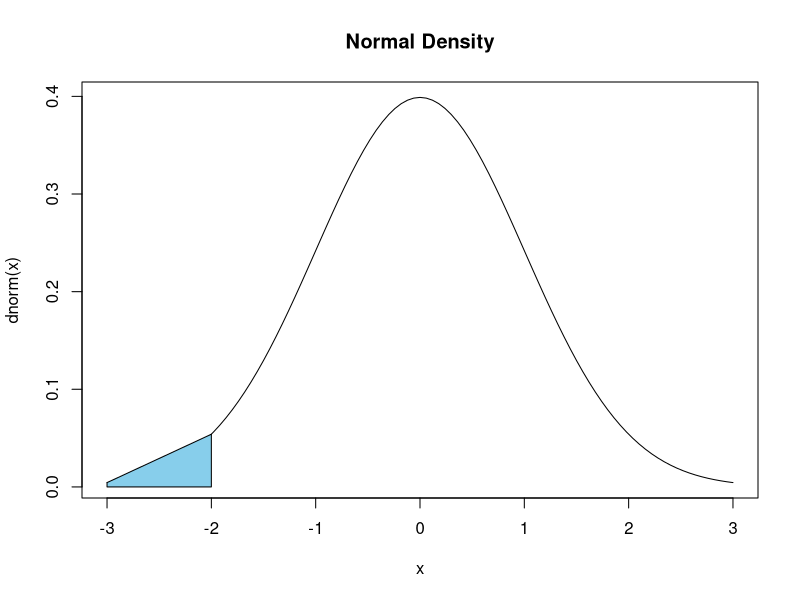

The R source for this figure:
# Created on 
# Course work: 
# @author: Vedha
# Source:
# https://github.com/kiat/R-Examples/blob/master/Module-1-Example-6.R



# This is a visualization example. 
# We want to visualize the normal distribution cure and color some part of it. 

# Define a vector
x <- seq(from = -3, to = 3, length.out = 100)

# Define a vector
curve(dnorm(x), xlim=c(-3,3), main='Normal Density')

# To shade the region represented by P(-3 < X < -2). 

# The first vertex we want for our polygon is (-3,0). 
cord.x <- c(-3)
cord.y <- c(0)

# The 2nd vertex will be (-3, f(-3)), f(-3) is the normal density evaluated at -3. 
cord.x <- c(cord.x, -3) 
cord.y <- c(cord.y, dnorm(-3)) 

# The 3rd and 4th vertices are (-2,f(-2)) and (-2,0)
cord.x <- c(cord.x, -2, -2)
cord.y <- c(cord.y, dnorm(-2), 0)

# Now, we can use the polygon function and color parts in skyblue color. 
polygon(cord.x, cord.y, col="skyblue")